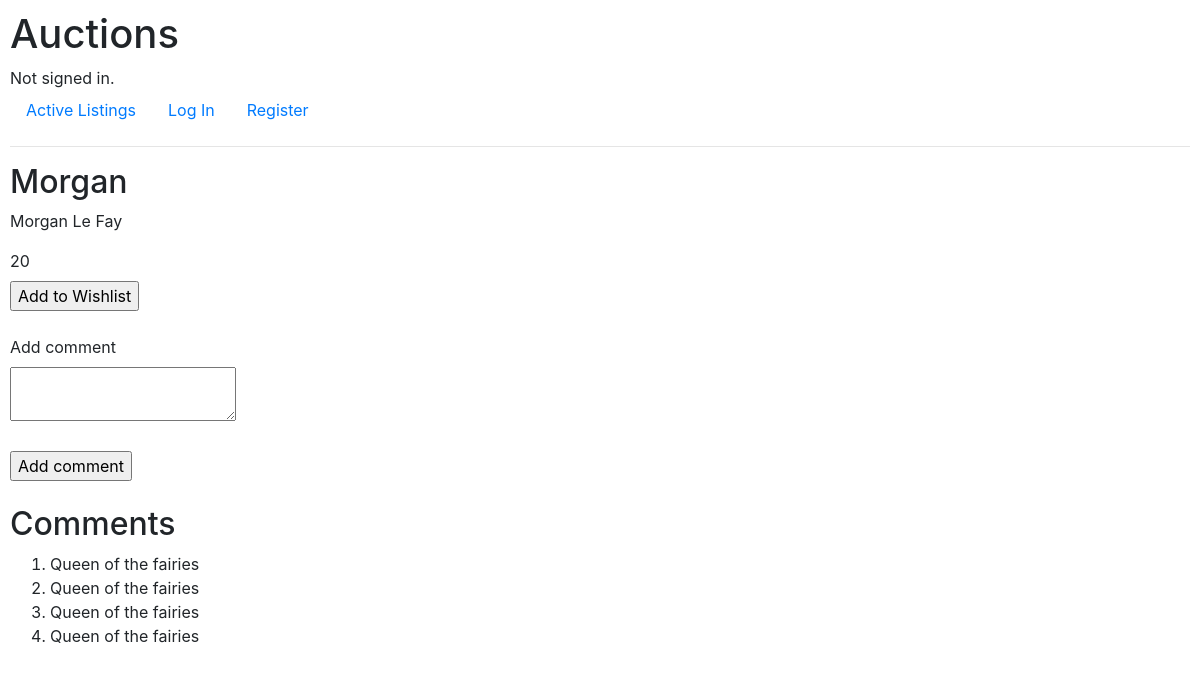
Page /auctions/Morgan on the earlier database version.
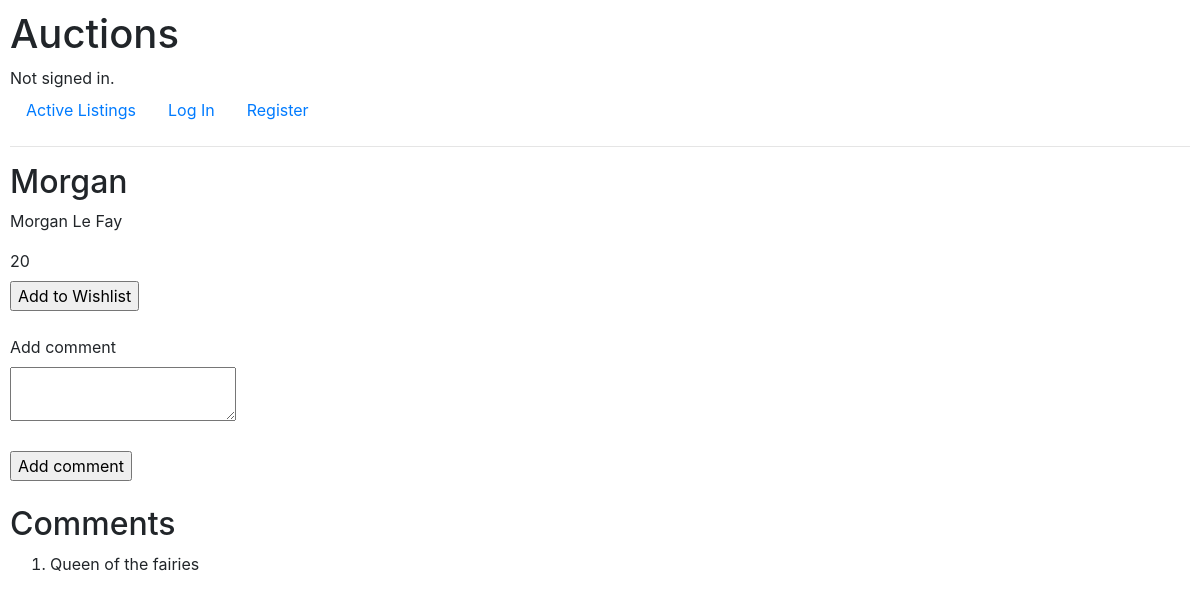
Same page on the later database version.
### auctions/models.py (models this page shows, shortened)
class Listing(models.Model):
    title = models.CharField(max_length=64)
    description = models.CharField(max_length=64)
    price = models.IntegerField()

class Comment(models.Model):
    comment = models.CharField(max_length=128)
    listings = models.ManyToManyField(Listing, blank=True, related_name= "comments")
    def __str__(self):
        return f"{self.comment}"

### auctions/views.py (the view)
# urls.py: path("<str:listing>", views.listing, name="listing"),
def listing(request, listing):
    if "comments" not in request.session:
        request.session["wishlist"] = ()
        username = ""
    listing = Listing.objects.get(title = listing)
    if request.method == "POST":
        comment = request.POST["comment"]
        username = request.POST["username"]
        new_comment = Comment.objects.create(comment=comment)
        new_comment.listings.add(listing)
    return render(request, "auctions/listing.html", {
        "username": username,
        "listing": listing,
        "comments": listing.comments.all()
    })

### auctions/templates/auctions/listing.html (shortened to what this page needs)
{% extends 'auctions/layout.html' %}
{% block body %}
    <form action= "{% url 'wishlist' user.username %}" method = "post">
        <h2>{{ listing.title }}</h2>
        <p>{{ listing.description }}</p>
        <label>{{ listing.price }}</label>
        <br>
        <input type= "submit" value= "Add to Wishlist">
    </form>
    <br>
    <form action= "{% url 'listing' listing.title %}" method = "post">
        <label for="add_comment">Add comment</label>
        <br>
        <textarea id="add_comment" name="comment"></textarea>
        <br>
        <br>
        <input type="submit" value= "Add comment">
    </form>
    <br>
    <h2>Comments</h2>
    <ol>
    {% for comment in comments %}
        <li>{{ username }}
            {{ comment }}</li>
    {% endfor %}
    </ol>
{% endblock %}

### auctions/templates/auctions/layout.html (shortened to what this page needs)
{% load static %}
<!DOCTYPE html>
<html lang="en">
    <head>
        <link rel="stylesheet" href="https://stackpath.bootstrapcdn.com/bootstrap/4.4.1/css/bootstrap.min.css">
        <link href="{% static 'auctions/styles.css' %}" rel="stylesheet">
    </head>
    <body>
        <h1>Auctions</h1>
        <div>
            {% if user.is_authenticated %}
                Signed in as <strong>{{ user.username }}</strong>.
            {% else %}
                Not signed in.
            {% endif %}
        </div>
        <ul class="nav">
            <li class="nav-item">
                <a class="nav-link" href="{% url 'index' %}">Active Listings</a>
            </li>
            {% if user.is_authenticated %}
                <li class="nav-item">
                    <a class="nav-link" href="{% url 'logout' %}">Log Out</a>
                </li>
                <li class="nav-item">
                    <a class="nav-link" href="{% url 'wishlist' user.username%}">Wishlist</a>
                </li>
                <li class="nav-item">
                    <a class="nav-link" href="{% url 'new'%}">Create Listing</a>
                </li>
            {% else %}
                <li class="nav-item">
                    <a class="nav-link" href="{% url 'login' %}">Log In</a>
                </li>
                <li class="nav-item">
                    <a class="nav-link" href="{% url 'register' %}">Register</a>
                </li>
            {% endif %}
        </ul>
        <hr>
        {% block body %}
        {% endblock %}
    </body>
</html>

### auctions/static/auctions/styles.css (style rules this page uses)
body { padding: 10px; }

Differences in the rows shown:
removed Comment: comment "Queen of the fairies"
removed Comment: comment "Queen of the fairies"
removed Comment: comment "Queen of the fairies"
